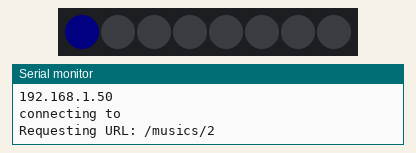
Bench run of a sketch on a simulated ESP8266 (NodeMCU). Shown: 8 RGB LEDs in strip order, left to right, the last lines printed to the serial monitor. Dim RGB values are drawn brighter than linear; WiFi joins after 1.5 s; servers stay silent unless stated; uploads are accepted with an empty reply.

Above: at 10.3 s.
At 13.8 s:
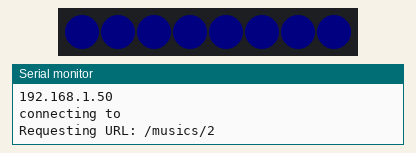
At 16.4 s:
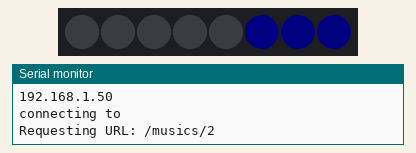
At 18.9 s:
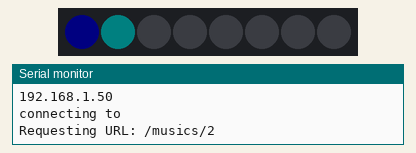
At 28.7 s:
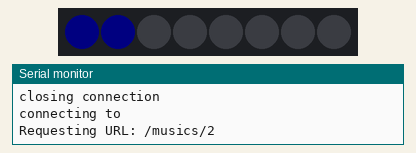
At 37.8 s:
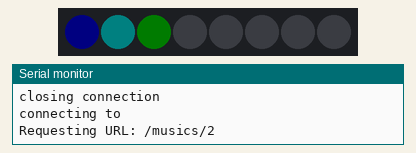
Timing chart, 0 to 40.0 s (numbered marks = the images above):
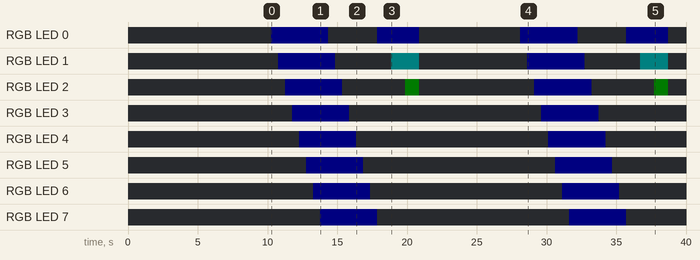

The sketch:

PianoHelperCore.ino
```cpp
#define FASTLED_ESP8266_RAW_PIN_ORDER
#define FASTLED_ESP8266_NODEMCU_PIN_ORDER
#define FASTLED_ESP8266_D1_PIN_ORDER
#define FASTLED_ALLOW_INTERRUPTS 0
#define FASTLED_INTERRUPT_RETRY_COUNT 1

#include <FastLED.h>
#include <ESP8266WiFi.h>

#define NUM_LEDS 8
#define LED_PIN D3
#define CLK_PIN D2

CRGB leds[NUM_LEDS];

const char* ssid     = "";
const char* password = "";

const char* host = "";

void setup() {

  Serial.begin(9600);

  delay(3000);

  FastLED.addLeds<APA102, LED_PIN, CLK_PIN, RGB>(leds, NUM_LEDS).setCorrection(TypicalLEDStrip);

  FastLED.setBrightness(5);

  //Shutdown all leds at start
  for(int i = 0; i < NUM_LEDS; i++){
    leds[i] = CRGB::Black;
  }

  FastLED.show();

  //Wifi
  Serial.print("Connecting to ");
  Serial.println(ssid);

  WiFi.mode(WIFI_STA);
  WiFi.begin(ssid, password);

  while (WiFi.status() != WL_CONNECTED) {
    delay(500);
    Serial.print(".");
  }

  Serial.println("");
  Serial.println("WiFi connected");
  Serial.println("IP address: ");
  Serial.println(WiFi.localIP());

}

int value = 0;
int eventsGet = 0;
CRGB colorTab[8] = {CRGB::Black, CRGB::Red, CRGB::Yellow, CRGB::Pink, CRGB::Purple, CRGB::Brown, CRGB::Cyan, CRGB::Green};
String numMusic = "2";

String getValue(String data, char separator, int index) {

  int found = 0;
  int strIndex[] = {0, -1};
  int maxIndex = data.length()-1;

  for(int i=0; i<=maxIndex && found<=index; i++){
    if(data.charAt(i)==separator || i==maxIndex){
        found++;
        strIndex[0] = strIndex[1]+1;
        strIndex[1] = (i == maxIndex) ? i+1 : i;
    }
  }

  return found>index ? data.substring(strIndex[0], strIndex[1]) : "";
}


void ShowActiveNote(int event, int note ){
  leds[note-1] = colorTab[event*note];
  FastLED.show();
}


void ShowStartCountDown(){

  for(int i = 0; i < NUM_LEDS; i++){
    delay(500);
    leds[i] = CRGB(0, 0, 255);
    FastLED.show();
  }

  delay(100);
  for(int i = 0; i < NUM_LEDS; i++){
    delay(500);
    leds[i] = CRGB::Black;
    FastLED.show();
  }


  leds[0] = CRGB(0, 0, 255);
  FastLED.show();
  delay(1000);

  leds[1] = CRGB(0, 255, 255);
  FastLED.show();
  delay(1000);


  leds[2] = CRGB::Green;
  FastLED.show();
  delay(1000);

  for(int i = 0; i < NUM_LEDS; i++){
    leds[i] = CRGB::Black;
    FastLED.show();
  }
  delay(500);


}

void loop() {

  delay(5000);
  ++value;

  Serial.print("connecting to ");
  Serial.println(host);

  WiFiClient client;
  const int httpPort = 8080;
  if (!client.connect(host, httpPort)) {
    Serial.println("connection failed");
    return;
  }

  String url = "/musics/"+ numMusic;

  Serial.print("Requesting URL: ");
  Serial.println(url);

  // This will send the request to the server
  client.print(String("GET ") + url + " HTTP/1.1\r\n" +
               "Host: " + host + "\r\n" +
               "Connection: close\r\n\r\n");

  unsigned long timeout = millis();
  while (client.available() == 0) {
    if (millis() - timeout > 5000) {
      Serial.println(">>> Client Timeout !");
      client.stop();
      return;
    }
  }
  String valActive1 = "";
  String tempo1 = "";
  String note1 = "";

  String valActive2 = "";
  String tempo2 = "";
  String note2 = "";

  ShowStartCountDown();

  while(client.available()){
    String line = client.readStringUntil('/');

    String str = getValue(line,'[',1);
    if(eventsGet == 0){
      valActive1 = getValue(str, ',', 0);
      tempo1 = getValue(str, ',', 1);
      note1 = getValue(str, ',', 2);
    }
    else if(eventsGet == 1) {
      valActive2 = getValue(str, ',', 0);
      tempo2 = getValue(str, ',', 1);
      note2 = getValue(str, ',', 2);
    }


    if(str != ""){
      Serial.print(str);
      Serial.print('\n');

      eventsGet++;

      if(eventsGet == 2){
        eventsGet = 0;
        Serial.flush();
        Serial.print(tempo1);
        Serial.print('\n');
        delay(tempo1.toInt());

        ShowActiveNote(valActive1.toInt(), note1.toInt());

        Serial.print(tempo2);
        Serial.print('\n');
        if(numMusic == "2"){
          delay(tempo2.toInt());
        }
        else {
          delay(tempo2.toInt()*2);
        }

        ShowActiveNote(valActive2.toInt(), note2.toInt());
      }

    }

  }

  Serial.println();
  Serial.println("closing connection");
}
```

Measured:
- by itself, RGB LED 0: off → RGB(0, 0, 5) at 10.3 s, → off 4.1 s later, → RGB(0, 0, 5) 3.5 s later, → off 3.0 s later, … (8 changes in this stretch)
- by itself, RGB LED 1: off → RGB(0, 0, 5) at 10.8 s, → off 4.1 s later, → RGB(0, 5, 5) 4.0 s later, → off 2.0 s later, … (8 changes in this stretch)
- by itself, RGB LED 2: off → RGB(0, 0, 5) at 11.3 s, → off 4.1 s later, → RGB(0, 3, 0) 4.5 s later, → off 1.0 s later, … (8 changes in this stretch)
- by itself, RGB LED 3–7: alternates RGB(0, 0, 5) for 4.1 s and off for 13.8 s
- what the display in image 0 shows lasts 0.5 s, from 10.3 s to 10.8 s
- what the display in image 1 shows lasts 0.6 s, from 13.8 s to 14.4 s
- what the display in image 3 shows lasts 1.0 s, from 18.9 s to 19.9 s
